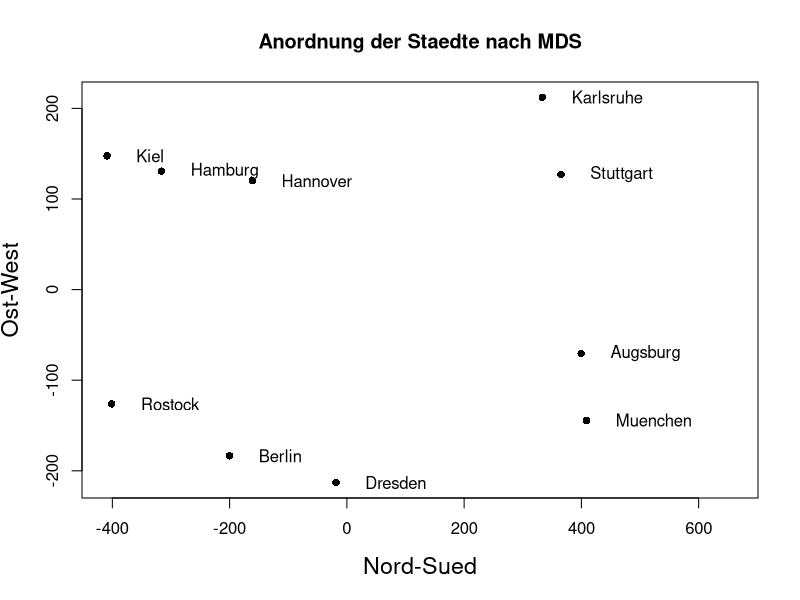

Generate this figure with R:
## ---- chunk 1
wants <- c("vegan")
has   <- wants %in% rownames(installed.packages())
if(any(!has)) install.packages(wants[!has])
## ---- chunk 2
cities <- c("Augsburg", "Berlin", "Dresden", "Hamburg", "Hannover",
            "Karlsruhe", "Kiel", "Muenchen", "Rostock", "Stuttgart")
N      <- length(cities)
dstMat <- matrix(numeric(N^2), nrow=N)
##             B   DD   HH    H   KA   KI    M  HRO    S
cityDst <- c(596, 467, 743, 599, 226, 838,  65, 782, 160, ## AUG
                  194, 288, 286, 673, 353, 585, 231, 633, ## B
                       477, 367, 550, 542, 465, 420, 510, ## DD
                            157, 623,  96, 775, 187, 665, ## HH
                                 480, 247, 632, 330, 512, ## H
                                      723, 298, 805,  80, ## KA
                                           872, 206, 752, ## KI
                                                777, 220, ## M
                                                     824) ## HRO

dstMat[upper.tri(dstMat)] <- rev(cityDst)
dstMat <- t(dstMat[ , N:1])[ , N:1]
dstMat[lower.tri(dstMat)] <- t(dstMat)[lower.tri(dstMat)]
dimnames(dstMat) <- list(city=cities, city=cities)
## ---- chunk 3
(mds <- cmdscale(dstMat, k=2))
## ---- chunk 4
set.seed(1.234)
P   <- 3
obj <- matrix(sample(-20:20, N*P, replace=TRUE), ncol=P)
dst <- dist(obj, diag=TRUE, upper=TRUE)
cmdscale(dst, k=2)
## ---- chunk 5
xLims <- range(mds[ , 1]) + c(0, 250)
plot(mds, xlim=xLims, xlab="Nord-Sued", ylab="Ost-West", pch=16,
     main="Anordnung der Staedte nach MDS", cex.lab=1.4)
text(mds[ , 1]+50, mds[ , 2], adj=0, labels=cities)
## ---- chunk 6
library(vegan)
(nmMDS <- monoMDS(dstMat, k=2))
scores(nmMDS)
## ---- chunk 7
try(detach(package:vegan))
try(detach(package:permute))
